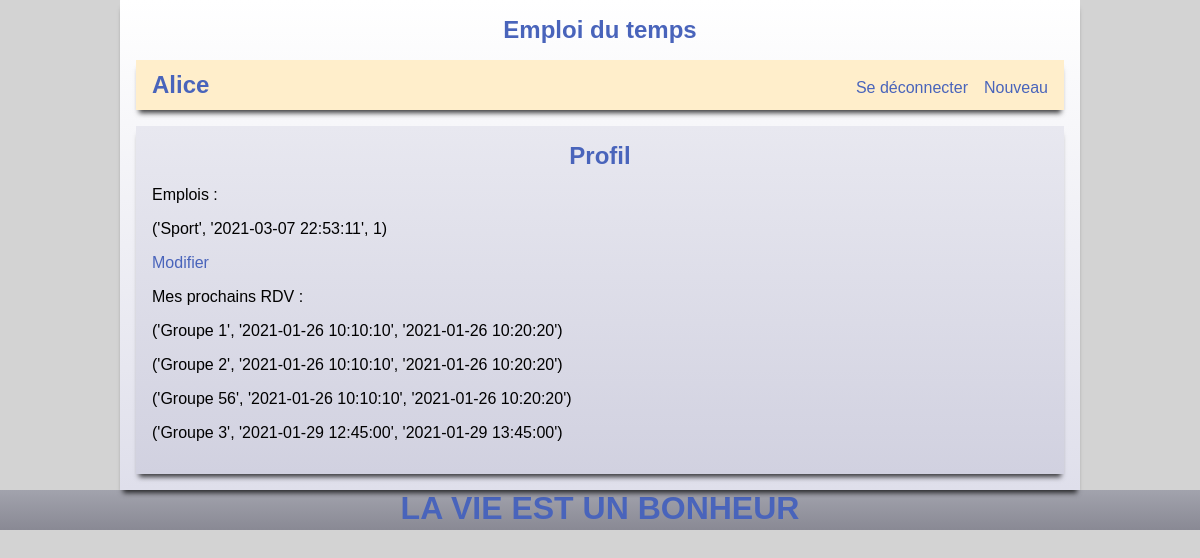
The app's page /profil (signed in), older data.
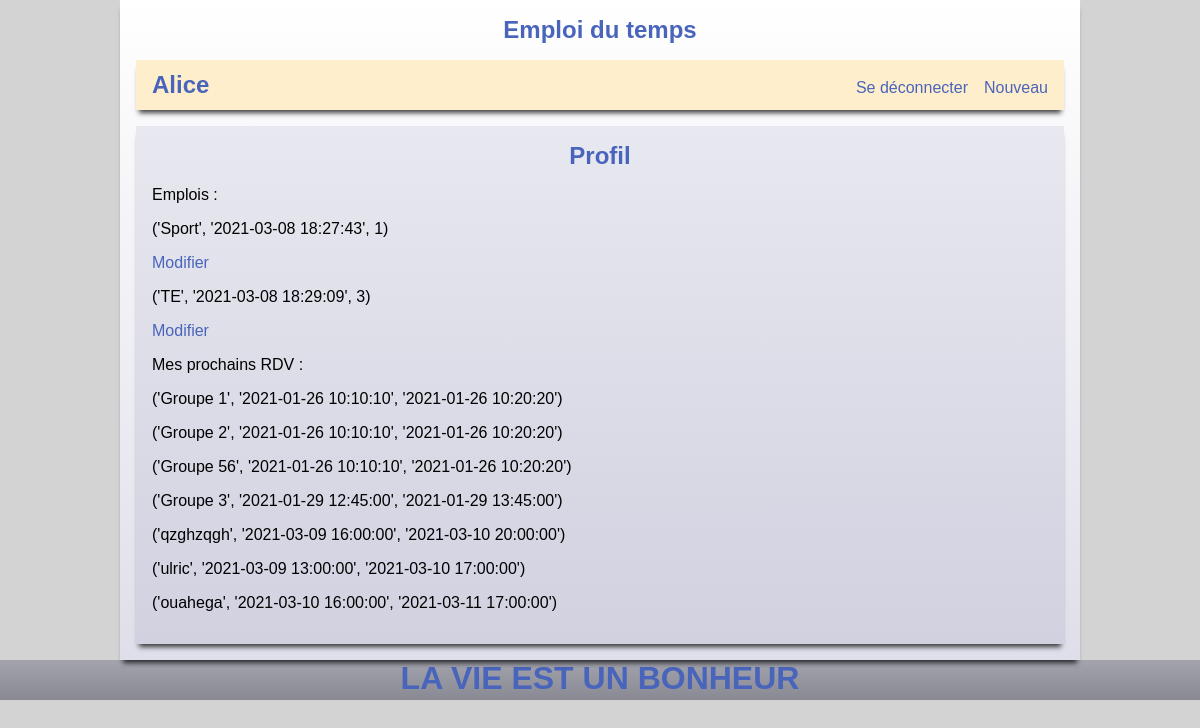
The same page, newer data.
### tables this page shows
CREATE TABLE emploi (
  id_e      INTEGER     PRIMARY KEY AUTOINCREMENT,
  auteur_id INTEGER     NOT NULL REFERENCES membres (id_m),
  cree_le   TIMESTAMP   NOT NULL DEFAULT CURRENT_TIMESTAMP,
  nom       VARCHAR(50) NOT NULL
);

CREATE TABLE horaire (
  id_h        INTEGER     PRIMARY KEY AUTOINCREMENT,
  emploi_id   INTEGER     NOT NULL REFERENCES emploi (id_e),
  groupe_id   INTEGER     REFERENCES groupe (id_g),
  lieu_id     INTEGER     REFERENCES lieu (id_l),
  debut       TIMESTAMP   NOT NULL,
  fin         TIMESTAMP   NOT NULL,
  description TEXT,
  CHECK (debut < fin)
);

### app.py (the view)
@app.route('/profil')
def profil():
    global emplois
    global cday
    global semaine
    emplois = recuperer_emplois(session['userid'])
    cday = datetime.date.today()
    semaine = current_week(cday)
    horaires = recuperer_horaire_de_groupe(session['userid'])
    return render_template('profil.html', infos = (emplois, horaires))

### date.py (called while the page is built)
def current_week(cday):
    calendar = Calendar()
    months = calendar.monthdatescalendar(cday.year, cday.month)
    for week in months:
        for day in week:
            if day == cday:
                curr_week = week
    result = []
    for i in range(len(curr_week)):
        result.append(Jour(curr_week[i]))
    return result

def jourl_avec_jour(annee, mois, jour):
    calendar = Calendar()
    months = calendar.monthdatescalendar(annee, mois)
    for week in months:
        for i in range(len(week)):
            if week[i].day == jour:
                return jours[i]

### db.py (called while the page is built)
def recuperer_emplois(id):
    with db.connect("emploi.db") as c:
        curs = c.execute("""SELECT nom, cree_le, id_e FROM emploi WHERE auteur_id = ?""", (id,))
        emplois = curs.fetchall()
        result = [0] * len(emplois)
        for i in range(len(emplois)):
            curs = c.execute("""SELECT id_h, groupe_id, lieu_id, debut, fin, description FROM horaire WHERE emploi_id = ?""", (emplois[i][2],))
            horaires = curs.fetchall()
            result[i] = (emplois[i], horaires)
        return result

def recuperer_horaire_de_groupe(id_m):
    with db.connect("emploi.db") as c:
        curs = c.execute("""SELECT horaire.description, horaire.debut, horaire.fin FROM horaire
                        JOIN membre_de_groupe ON horaire.groupe_id = membre_de_groupe.groupe_id
                        WHERE membre_de_groupe.membre_id = ?""", (id_m,))
        return curs.fetchall()

### templates/profil.html
{% extends 'base.html' %}
{% block entete %}
    <h2>Profil</h2>
{% endblock %}
{% block contenu %}
    {% if infos != None %}
        <p>Emplois :</p>
        {% for emploi in infos[0] %}
            <p>{{ emploi[0] }}</p>
            <a href='{{ url_for("setemploi", id_emploi=emploi[0][2]) }}'>Modifier</a>
        {% endfor %}
        <p>Mes prochains RDV :</p>
        {% for info in infos[1] %}
            <p>{{ info }}</p>
        {% endfor %}
    {% endif %}
{% endblock %}

### templates/base.html (shortened to what this page needs)
<!DOCTYPE html>
<html>
    <head>
        {% include 'head.html' %}
    </head>
    <body>
        <section id='corps'>
        <h1><a href='{{ url_for("accueil") }}'>Emploi du temps</a></h1>
        <nav>
            {% include 'nav.html' %}
        </nav>
            <section id='articles'>
            <header>
                {% block entete %}{% endblock %}
            </header>
            {% block contenu %}{% endblock %}
            </section>
        </section>
        <footer>
            {% include 'footer.html' %}
        </footer>
    </body>
</html>

### templates/head.html
<link rel="stylesheet" href="{{ url_for('static', filename='style.css') }}">

### templates/nav.html (shortened to what this page needs)
{% if 'userid' in session %}
<ul>
    <li><h2><a href='{{ url_for("profil") }}'>{{ session['usernickname'] }}</a></h2>
    </li>
</ul>
<ul>
    <li><a href='{{ url_for("logout") }}'>Se déconnecter</a></li>
    <li><a>Nouveau</a>
    </li>
</ul>
{% else %}
<h2>Non connecté</h2>
<ul>
    <li><a href='{{ url_for("login") }}'>S'identifier</a></li>
    <li><a href='{{ url_for("register") }}'>Créer un compte</a></li>
</ul>
{% endif %}

### templates/footer.html
<h1>LA VIE EST UN BONHEUR</h1>

### static/style.css (style rules this page uses)
html { font-family: sans-serif; background: lightgrey; }
body { margin: 0 auto; }
body h1 { margin-top: 0; margin-bottom: 1rem; padding-top: 1rem; text-align: center; }
body h2 { text-align: center; margin: 0; }
footer { padding-top: 0; position: relative; background: linear-gradient(rgb(162, 163, 173), rgb(137, 137, 148)); height: 40px; z-index: 9; }
footer h1 { padding: 0; margin-bottom: 0; }
nav { margin-left: 1rem; margin-right: 1rem; display: flex; height: 50px; justify-content: space-between; align-items: baseline; background: rgb(255, 238, 203); -webkit-box-shadow: 0px 6px 5px -3px rgba(0,0,0,0.75); box-shadow: 0px 6px 5px -3px rgba(0,0,0,0.75); }
nav h2 { padding-left: 0; margin: 11px; margin-left : 1rem; }
nav ul { display: flex; list-style-type: none; padding-left : 0; margin : 0; }
nav ul li { margin-right: 1rem; }
a { text-decoration: none; }
#corps { position: relative; z-index: 10; max-width: 960px; margin: 0 auto; background: linear-gradient(white, rgb(223, 223, 235)); padding-bottom: 1rem; -webkit-box-shadow: 0px 6px 5px -3px rgba(0,0,0,0.75); box-shadow: 0px 6px 5px -3px rgba(0,0,0,0.75); }
#articles { margin: 1rem; margin-bottom: 0; background: linear-gradient(rgb(232, 232, 240), rgb(209, 209, 224)); padding: 1rem; -webkit-box-shadow: 0px 6px 5px -3px rgba(0,0,0,0.75); box-shadow: 0px 6px 5px -3px rgba(0,0,0,0.75); }
h1, h2, h3, a { color: rgb(73, 100, 187); }

Row changes from the older to the newer data that the page shows:
changed emploi (number 1 of 2 on the later page): emploi "('Sport', '2021-03-07 22:53:11', 1)" → "('Sport', '2021-03-08 18:27:43', 1)"
added emploi: emploi "('TE', '2021-03-08 18:29:09', 3)"
added horaire: info "('qzghzqgh', '2021-03-09 16:00:00', '2021-03-10 20:00:00')"
added horaire: info "('ulric', '2021-03-09 13:00:00', '2021-03-10 17:00:00')"
added horaire: info "('ouahega', '2021-03-10 16:00:00', '2021-03-11 17:00:00')"
